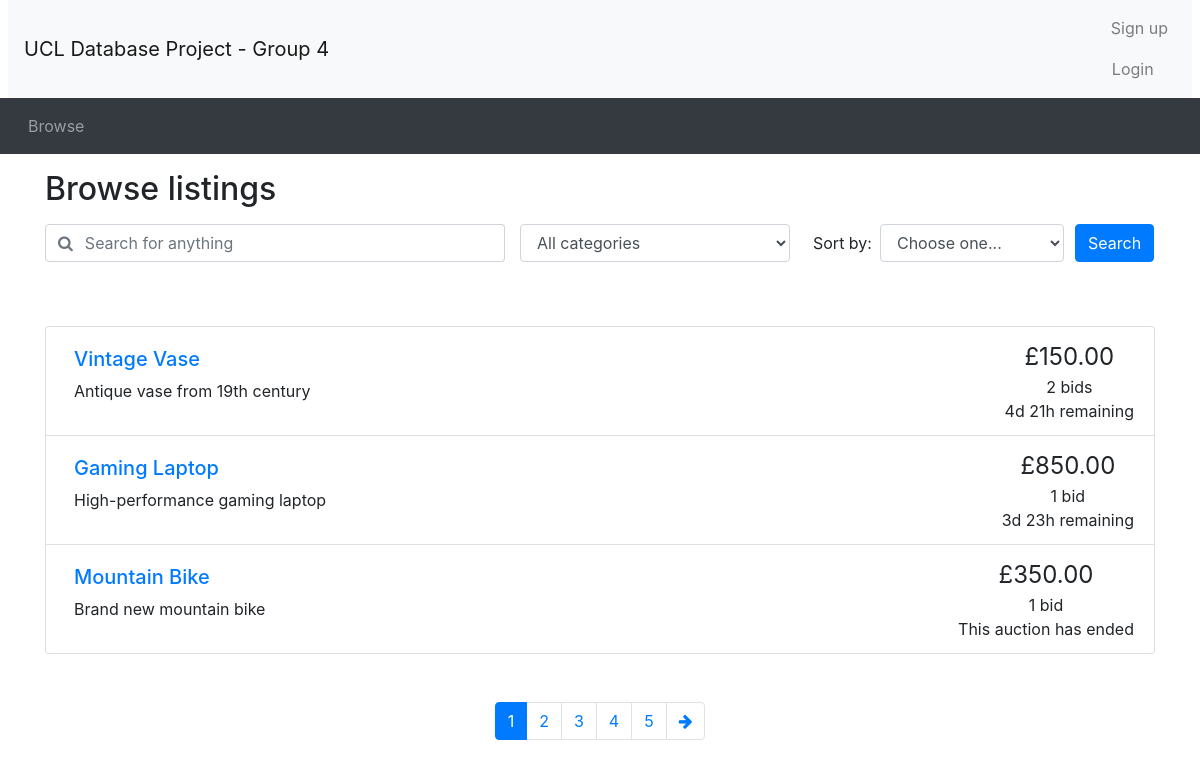
Screenshot of /browse.php with the database file from the repository.
### tables this page shows
CREATE TABLE `auctions` (
    `item_id` INT PRIMARY KEY AUTO_INCREMENT,
    `title` VARCHAR(30) NOT NULL,
    `details` VARCHAR(200),
    `category` VARCHAR(20) NOT NULL,
    `startPrice` DECIMAL(10, 2) NOT NULL,
    `reservePrice` DECIMAL(10, 2),
    `endDate` DATETIME NOT NULL,
    `seller_id` INT,
    `status` VARCHAR(10),
    FOREIGN KEY (seller_id) REFERENCES user(user_id)
);

CREATE TABLE `bids` (
    `bid_id` INT NOT NULL PRIMARY KEY AUTO_INCREMENT,
    `buyer_id` INT NOT NULL,
    `item_id` INT NOT NULL,
    `bidPrice` DECIMAL(10, 2) NOT NULL,
    `bidTime` DATETIME NOT NULL,
    FOREIGN KEY (buyer_id) REFERENCES buyer(user_id),
    FOREIGN KEY (item_id) REFERENCES auctions(item_id)
);

### utilities.php (the view)
<?php
function display_time_remaining($interval) {
    if ($interval->days == 0 && $interval->h == 0) {
      $time_remaining = $interval->format('%im %Ss');
    }
    else if ($interval->days == 0) {
      $time_remaining = $interval->format('%hh %im');
    }
    else {
      $time_remaining = $interval->format('%ad %hh');
    }
  return $time_remaining;
}
function print_listing_li($item_id, $title, $desc, $price, $num_bids, $end_time)
{
  if (strlen($desc) > 250) {
    $desc_shortened = substr($desc, 0, 250) . '...';
  }
  else {
    $desc_shortened = $desc;
  }
  if ($num_bids == 1) {
    $bid = ' bid';
  }
  else {
    $bid = ' bids';
  }
  $end_time = new DateTime($end_time);
  $now = new DateTime();
  if ($now > $end_time) {
    $time_remaining = 'This auction has ended';
  }
  else {
    $time_to_end = date_diff($now, $end_time);
    $time_remaining = display_time_remaining($time_to_end) . ' remaining';
  }
  echo('
    <li class="list-group-item d-flex justify-content-between">
    <div class="p-2 mr-5"><h5><a href="listing.php?item_id=' . $item_id . '">' . $title . '</a></h5>' . $desc_shortened . '</div>
    <div class="text-center text-nowrap"><span style="font-size: 1.5em">£' . number_format($price, 2) . '</span><br/>' . $num_bids . $bid . '<br/>' . $time_remaining . '</div>
  </li>'
  );
}
?>

### browse.php (shortened to what this page needs)
<?php include_once("header.php")?>
<?php require("utilities.php")?>
<?php require("my_db_connect.php")?>
<div class="container">
<h2 class="my-3">Browse listings</h2>
<?php include_once "search_bar.php" ?>
</div>
<?php
  if (!isset($_GET['page'])) {
    $curr_page = 1;
  }
  else {
    $curr_page = $_GET['page'];
  }
  $sql = "select * from auctions";
  $result = mysqli_query($con, $sql);
  $num_results = mysqli_num_rows($result);
  $results_per_page = 3;
  $max_page = ceil($num_results / $results_per_page);
?>
<div class="container mt-5">
<ul class="list-group">
<?php
  if ($curr_page != ""){
    $sql .= " limit ".(($curr_page-1)*3).",3";
  }
  $result = mysqli_query($con, $sql);
  while($fetch = mysqli_fetch_array($result)){
    $item_id = $fetch['item_id'];
    $title = $fetch['title'];
    $description = $fetch['details'];
    $bid_sql = "select bidPrice from bids where item_id = $item_id order by bidPrice desc";
    $bid_result = mysqli_query($con, $bid_sql);
    $num_bids = mysqli_num_rows($bid_result);
    if($num_bids > 0){
      $current_price = mysqli_fetch_assoc($bid_result)['bidPrice'];
    }else{
      $current_price = $fetch['startPrice'];
    }
    $end_date = $fetch['endDate'];
    print_listing_li($item_id, $title, $description, $current_price, $num_bids, $end_date);
  }
?>
</ul>
<nav aria-label="Search results pages" class="mt-5">
  <ul class="pagination justify-content-center">
<?php
  $querystring = "";
  $high_page_boost = max(3 - $curr_page, 0);
  $low_page_boost = max(2 - ($max_page - $curr_page), 0);
  $low_page = max(1, $curr_page - 2 - $low_page_boost);
  $high_page = min($max_page, $curr_page + 2 + $high_page_boost);
  for ($i = $low_page; $i <= $high_page; $i++) {
    if ($i == $curr_page) {
      echo('
    <li class="page-item active">');
    }
    else {
      echo('
    <li class="page-item">');
    }
    echo('
      <a class="page-link" href="browse.php?' . $querystring . 'page=' . $i . '">' . $i . '</a>
    </li>');
  }
  if ($curr_page != $max_page) {
    echo('
    <li class="page-item">
      <a class="page-link" href="browse.php?' . $querystring . 'page=' . ($curr_page + 1) . '" aria-label="Next">
        <span aria-hidden="true"><i class="fa fa-arrow-right"></i></span>
        <span class="sr-only">Next</span>
      </a>
    </li>');
  }
?>
  </ul>
</nav>
</div>
<?php include_once("footer.php")?>

### rows the page displays
auctions: title "Vintage Vase", details "Antique vase from 19th century", bids.bidPrice "150.00", num_bids "2", bid "bids", endDate "4d 21h remaining"
auctions: title "Gaming Laptop", details "High-performance gaming laptop", bids.bidPrice "850.00", num_bids "1", bid "bid", endDate "3d 23h remaining"
auctions: title "Mountain Bike", details "Brand new mountain bike", bids.bidPrice "350.00", num_bids "1", bid "bid", endDate "This auction has ended"
